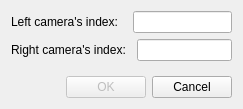
<?xml version="1.0" encoding="UTF-8"?>
<ui version="4.0">
 <class>VChooseCamerasDialog</class>
 <widget class="QDialog" name="VChooseCamerasDialog">
  <property name="geometry">
   <rect>
    <x>0</x>
    <y>0</y>
    <width>243</width>
    <height>109</height>
   </rect>
  </property>
  <property name="windowTitle">
   <string>Dialog</string>
  </property>
  <layout class="QVBoxLayout" name="verticalLayout">
   <item>
    <layout class="QHBoxLayout" name="horizontalLayout">
     <item>
      <widget class="QLabel" name="m_leftLabel">
       <property name="text">
        <string>Left camera's index:</string>
       </property>
      </widget>
     </item>
     <item>
      <spacer name="horizontalSpacer">
       <property name="orientation">
        <enum>Qt::Horizontal</enum>
       </property>
       <property name="sizeHint" stdset="0">
        <size>
         <width>18</width>
         <height>20</height>
        </size>
       </property>
      </spacer>
     </item>
     <item>
      <widget class="QLineEdit" name="m_leftIndexEdit"/>
     </item>
    </layout>
   </item>
   <item>
    <layout class="QHBoxLayout" name="horizontalLayout_3">
     <item>
      <widget class="QLabel" name="m_rightLabel">
       <property name="text">
        <string>Right camera's index:</string>
       </property>
      </widget>
     </item>
     <item>
      <spacer name="horizontalSpacer_3">
       <property name="orientation">
        <enum>Qt::Horizontal</enum>
       </property>
       <property name="sizeHint" stdset="0">
        <size>
         <width>18</width>
         <height>20</height>
        </size>
       </property>
      </spacer>
     </item>
     <item>
      <widget class="QLineEdit" name="m_rightIndexEdit"/>
     </item>
    </layout>
   </item>
   <item>
    <spacer name="verticalSpacer">
     <property name="orientation">
      <enum>Qt::Vertical</enum>
     </property>
     <property name="sizeHint" stdset="0">
      <size>
       <width>20</width>
       <height>9</height>
      </size>
     </property>
    </spacer>
   </item>
   <item>
    <layout class="QHBoxLayout" name="horizontalLayout_2">
     <item>
      <spacer name="horizontalSpacer_2">
       <property name="orientation">
        <enum>Qt::Horizontal</enum>
       </property>
       <property name="sizeHint" stdset="0">
        <size>
         <width>40</width>
         <height>20</height>
        </size>
       </property>
      </spacer>
     </item>
     <item>
      <widget class="QPushButton" name="m_okButton">
       <property name="enabled">
        <bool>false</bool>
       </property>
       <property name="text">
        <string>OK</string>
       </property>
      </widget>
     </item>
     <item>
      <widget class="QPushButton" name="m_cancelButton">
       <property name="text">
        <string>Cancel</string>
       </property>
      </widget>
     </item>
    </layout>
   </item>
  </layout>
 </widget>
 <tabstops>
  <tabstop>m_leftIndexEdit</tabstop>
  <tabstop>m_rightIndexEdit</tabstop>
  <tabstop>m_okButton</tabstop>
  <tabstop>m_cancelButton</tabstop>
 </tabstops>
 <resources/>
 <connections>
  <connection>
   <sender>m_okButton</sender>
   <signal>clicked()</signal>
   <receiver>VChooseCamerasDialog</receiver>
   <slot>accept()</slot>
   <hints>
    <hint type="sourcelabel">
     <x>142</x>
     <y>93</y>
    </hint>
    <hint type="destinationlabel">
     <x>96</x>
     <y>87</y>
    </hint>
   </hints>
  </connection>
  <connection>
   <sender>m_cancelButton</sender>
   <signal>clicked()</signal>
   <receiver>VChooseCamerasDialog</receiver>
   <slot>reject()</slot>
   <hints>
    <hint type="sourcelabel">
     <x>192</x>
     <y>96</y>
    </hint>
    <hint type="destinationlabel">
     <x>168</x>
     <y>64</y>
    </hint>
   </hints>
  </connection>
 </connections>
</ui>
